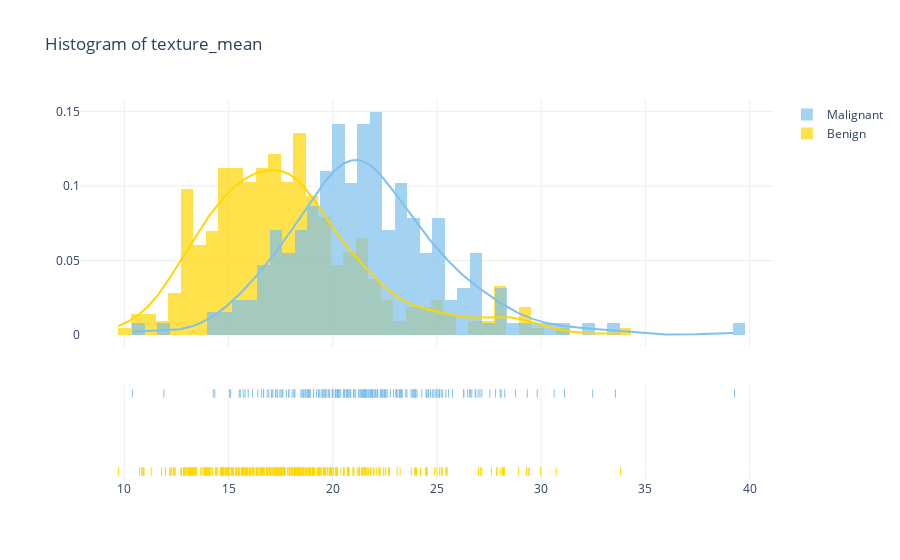

Write notebook code for a chart like this one.
### Code cell
plot_distplot("texture_mean")

### Figure 1 — Plotly figure (JSON) as saved in the notebook; plotly's stock layout.template omitted (floating-point values rounded to 4 significant figures; data arrays with more than 128 entries replaced by an {"elided": "..."} marker saying what was removed)
{"data": [{"autobinx": false, "histnorm": "probability density", "legendgroup": "Benign", "marker": {"color": "#FFD700"}, "name": "Benign", "opacity": 0.7, "type": "histogram", "x": {"elided": "357 float values"}, "xaxis": "x", "xbins": {"end": 33.81, "size": 0.6, "start": 9.71}, "yaxis": "y"}, {"autobinx": false, "histnorm": "probability density", "legendgroup": "Malignant", "marker": {"color": "#7EC0EE"}, "name": "Malignant", "opacity": 0.7, "type": "histogram", "x": {"elided": "212 float values"}, "xaxis": "x", "xbins": {"end": 39.28, "size": 0.6, "start": 10.38}, "yaxis": "y"}, {"legendgroup": "Benign", "marker": {"color": "#FFD700"}, "mode": "lines", "name": "Benign", "showlegend": false, "type": "scatter", "x": {"elided": "500 float values"}, "xaxis": "x", "y": {"elided": "500 float values"}, "yaxis": "y"}, {"legendgroup": "Malignant", "marker": {"color": "#7EC0EE"}, "mode": "lines", "name": "Malignant", "showlegend": false, "type": "scatter", "x": {"elided": "500 float values"}, "xaxis": "x", "y": {"elided": "500 float values"}, "yaxis": "y"}, {"legendgroup": "Benign", "marker": {"color": "#FFD700", "symbol": "line-ns-open"}, "mode": "markers", "name": "Benign", "showlegend": false, "type": "scatter", "x": {"elided": "357 float values"}, "xaxis": "x", "y": {"elided": "357 str values"}, "yaxis": "y2"}, {"legendgroup": "Malignant", "marker": {"color": "#7EC0EE", "symbol": "line-ns-open"}, "mode": "markers", "name": "Malignant", "showlegend": false, "type": "scatter", "x": {"elided": "212 float values"}, "xaxis": "x", "y": {"elided": "212 str values"}, "yaxis": "y2"}], "layout": {"barmode": "overlay", "hovermode": "closest", "legend": {"traceorder": "reversed"}, "paper_bgcolor": "white", "plot_bgcolor": "white", "title": {"text": "Histogram of texture_mean"}, "xaxis": {"anchor": "y2", "domain": [0, 1], "gridcolor": "#eee", "showgrid": true, "zeroline": false}, "yaxis": {"anchor": "free", "domain": [0.35, 1], "gridcolor": "#eee", "position": 0, "showgrid": true}, "yaxis2": {"anchor": "x", "domain": [0, 0.25], "dtick": 1, "showticklabels": false}}}
